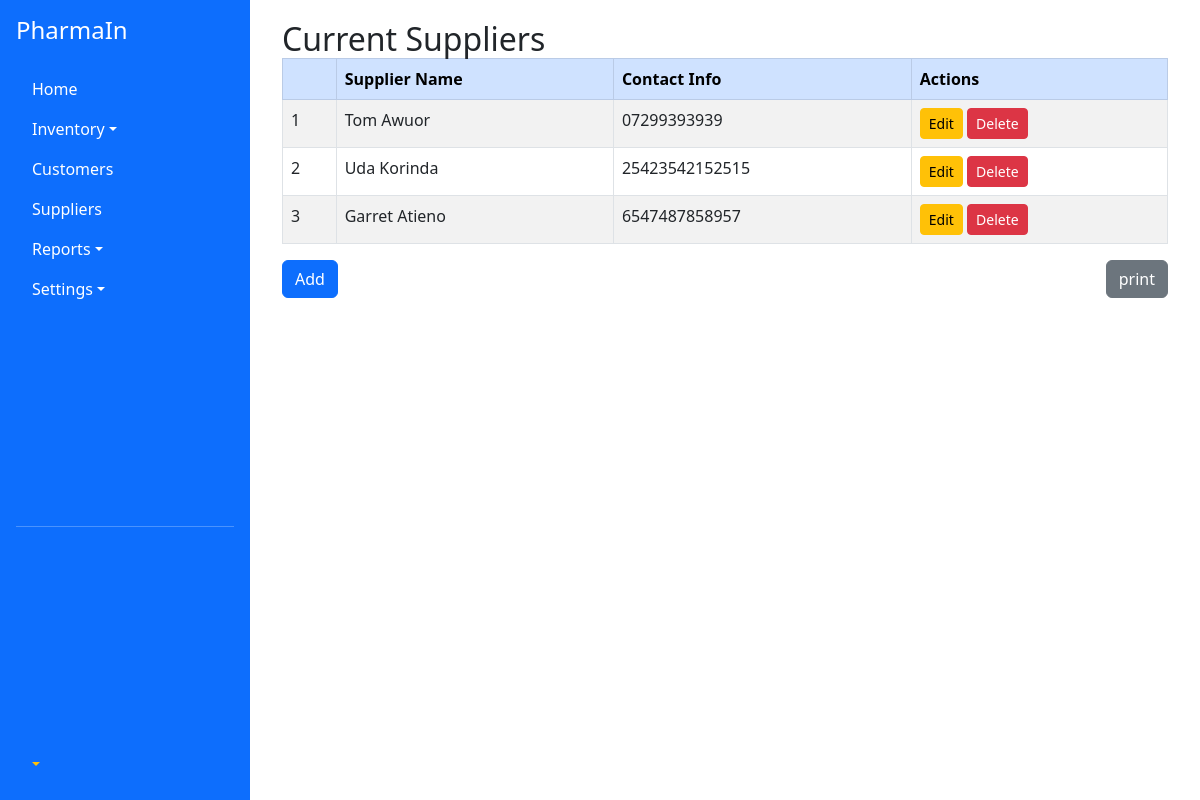
The app's page /suppliers/ (signed in), older data.
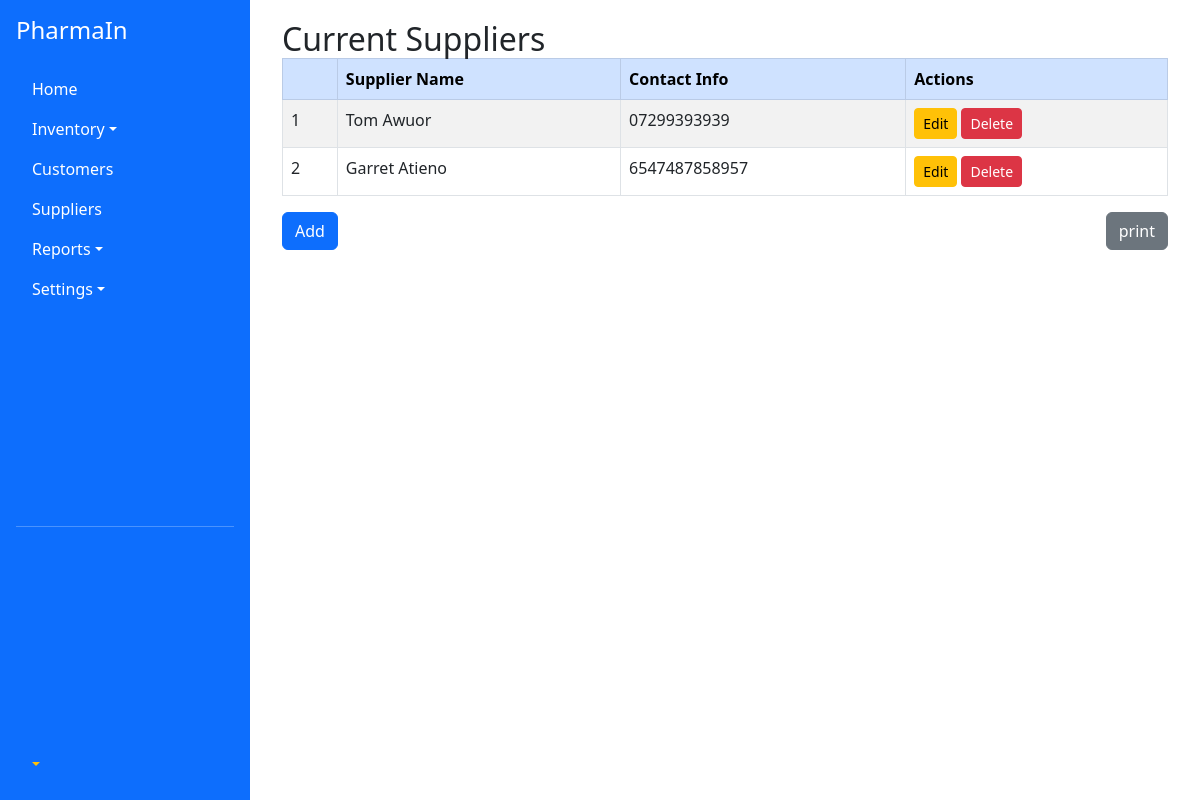
The same page, newer data.
### inventory/models.py (models this page shows, shortened)
class Supplier(models.Model):
    name = models.CharField(max_length=255)
    contact_info = models.TextField(blank=True, null=True)

### inventory/views.py (the view)
# urls.py: path('suppliers/', views.all_suppliers, name='suppliers'),
@login_required
def all_suppliers(request):
    suppliers = Supplier.objects.all()
    return render(request, 'inventory/suppliers.html', {'suppliers': suppliers})

### templates/inventory/suppliers.html
{% extends 'base/main.html' %}
{% block content %}
<div class="container mt-0">
  <h2 class="mb-0">Current Suppliers</h2>
  <table class="table table-bordered table-hover table-striped">
    <thead class="table-primary">
      <tr>
        <th></th>
        <th>Supplier Name</th>
        <th>Contact Info</th>
         {% if request.user.is_staff %}
        <th>Actions</th>
         {% endif %}
      </tr>
    </thead>
    <tbody>
    {% for supplier in suppliers %}
<tr>
  <td>{{ forloop.counter }}</td>
  <td>{{ supplier.name }}</td>
  <td>{{ supplier.contact_info }}</td>
  {% if request.user.is_staff %}
  <td>
    <a href="{% url 'edit-supplier-info' supplier.id %}" class="btn btn-sm btn-warning">Edit</a>
    <a href="{% url 'delete-supplier' supplier.id %}" class="btn btn-sm btn-danger">Delete</a>
  </td>
  {% endif %}
</tr>
{% endfor %}
    </tbody>
  </table>
  <div class="mt-3 d-flex justify-content-between">
     {% if request.user.is_staff %}
  <a href="{% url 'add-new-supplier' %}" class="btn btn-primary">Add</a>
  {% endif %}
  <a href="#" class="btn btn-secondary">print</a>
  </div>
</div>
  {% endblock %}

Row changes from the older to the newer data that the page shows:
removed Supplier: name "Uda Korinda", contact_info "25423542152515"
